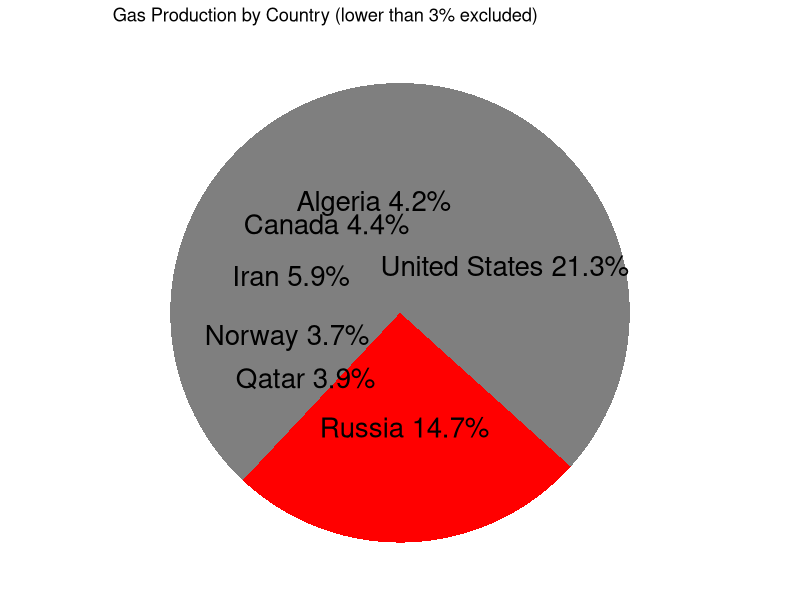

Write R code to recreate this figure.
#import libraries
library(ggplot2)
library(dplyr)
library(tidyr)

#import yearly gas production and make a pie chart
#load data
gas_production <- read.csv("csv/yearly gas production.csv", header = TRUE, sep = ",")

#change data so that each production value becomes a percentage of the total
gas_production <- gas_production %>%
    mutate(percentage = (Production / sum(Production)) * 100)

#Country with lower than 3% production is grouped into single row "Others" and summed
gas_production <- gas_production %>%
    group_by(Country) %>%
    summarise(Production = sum(Production)) %>%
    ungroup() %>%
    mutate(percentage = (Production / sum(Production)) * 100) %>%
    filter(percentage > 3) %>%
    mutate(Country = ifelse(percentage < 3, "Others", Country))

#make a pie chart by country, showing the percentage of production with country's name on it, including others appearing last
#make it descending order, but not including "Others". make russia red, with font size of 7
gas_production %>%
    arrange(desc(percentage)) %>%
    filter(Country != "Others") %>%
    ggplot(aes(x = "", y = percentage, fill = Country)) +
    geom_bar(width = 1, stat = "identity") +
    coord_polar("y", start = 0) +
    labs(title = "Gas Production by Country (lower than 3% excluded)", x = "", y = "") +
    geom_text(aes(label = paste0(Country, " ", round(percentage, 1), "%")), position = position_stack(vjust = 0.5), size = 7) +
    theme_void() +
    theme(legend.position = "none") +
    scale_fill_manual(values = c("Russia" = "red"))